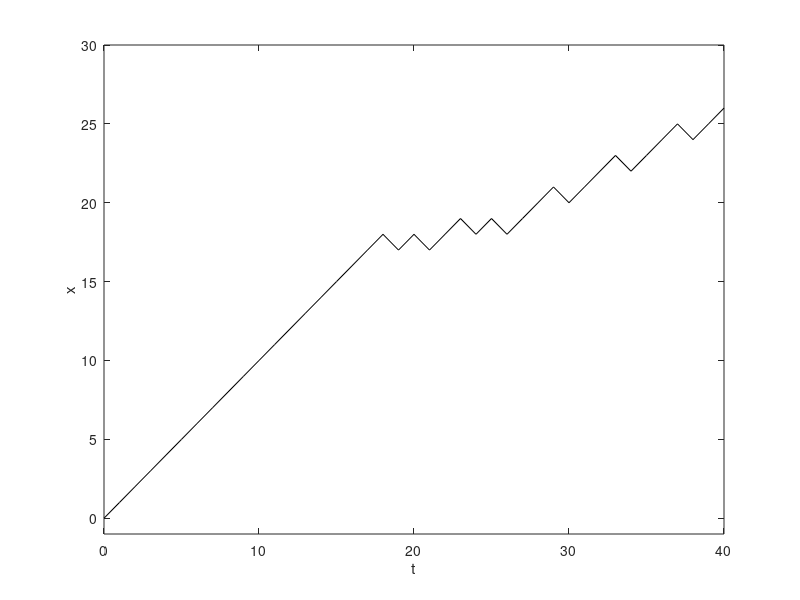

MATLAB code for this plot:
%% Author: Jamie Mair
% Random walk script to simulate a single random walk with parameters


initial_x = 0;
initial_t = 0;
final_t = 40;
probability_up = 0.75;
probability_down = 1.0 - probability_up;

x = zeros(1, final_t-initial_t+1);
t = initial_t:final_t;
x(1) = initial_x;
for i=2:length(x)
    if rand < probability_up
       x(i) = x(i-1) + 1; 
    else
       x(i) = x(i-1) - 1; 
    end
end


figure;
plot(t,x,'-k');
ylim([floor(min(x)*1.1-1), ceil(max(x)*1.1+1)]);
xlabel('t');
ylabel('x');
